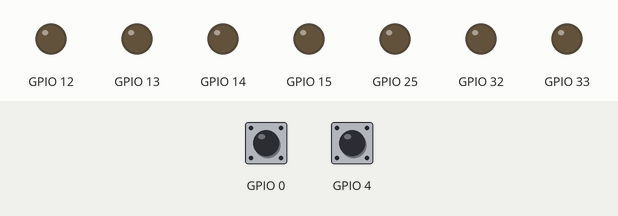
The sketch below on a simulated ESP32. Parts: output pins drawn as LEDs (lit = HIGH). Inputs (shaded band) come from the test bench; at power-on: GPIO 0 HIGH, GPIO 4 HIGH. What the sketch prints to the serial monitor is not drawn.

Above: at 10.2 s.
At 11.7 s:
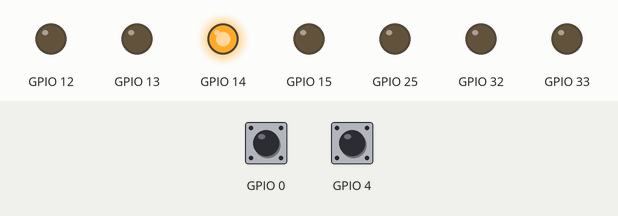
Timing chart, 0 to 13.0 s (numbered marks = the images above):
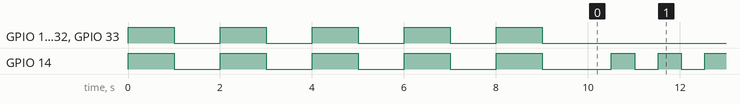

Measured:
- by itself, GPIO 14: goes 4 × (LOW 1.0 s, HIGH 1.0 s), LOW 1.5 s, 117 × (HIGH 0.51 s, LOW 0.51 s), then HIGH

The sketch:

ESP32_SPI_DAC_RELAY_RS485_DEMO.ino
```cpp
//#include <SPI.h>
//#include <WiFi.h>
//#include <Modbus.h>
//#include <ModbusMaster.h>
//#include <HardwareSerial.h>
//HardwareSerial MySerial(1);

#include "Header.h"

void setup() {
  Serial.begin(9600);
//  MySerial.begin(9600, SERIAL_8N1, 21, 22);
//  SerialModbus.begin(9600);
//  node1.begin(2, SerialModbus);

  pinMode(STATUS, OUTPUT);    // Khai bao chan ngo vao ra
  pinMode(RL_1, OUTPUT);
  pinMode(RL_2, OUTPUT);
  pinMode(RL_3, OUTPUT);
  pinMode(RL_4, OUTPUT);
  pinMode(RL_5, OUTPUT);
  pinMode(RL_6, OUTPUT);
  pinMode(BTN_SET, INPUT_PULLUP);
  pinMode(BTN_BOT, INPUT_PULLUP);

  for(int i = 0; i < 5; i++) {
    RL_1_ON; RL_2_ON; RL_3_ON; RL_4_ON; RL_5_ON; RL_6_ON; STATUS_ON;
    delay(1000);
    RL_1_OFF; RL_2_OFF; RL_3_OFF; RL_4_OFF; RL_5_OFF; RL_6_OFF; STATUS_OFF;
    delay(1000);
  }

  Timer_Led = millis();
}

void loop()
{
  if((millis() - Timer_Led) > 500) {
    VL = ~VL;
    digitalWrite(STATUS, VL);
    Timer_Led = millis();
  }

  int State_SET = digitalRead(BTN_SET);
  int State_BOT = digitalRead(BTN_BOT);

//  Read_TempBT_RS485(0x4700);
  Serial.print(State_SET); Serial.print(State_BOT);
  Serial.print(" __ ");
  Serial.println(Temperature__BT);
  Serial.println();
}
```
